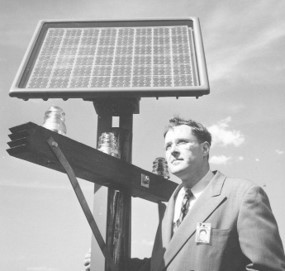
#> input picture splash.png, 285 x 271 px
$ python -i camera_manager.py   (imports and definitions only)
#> lines starting #> are read from the running program, lines starting #| are printed output that depends on the picture; after the words box and inside, x2 and y2 are one past the last pixel; in counts of white or black regions, pixels touching at a corner belong together
#> further down, picture is the input picture: shape (271, 285, 3); min 58, max 255, mean 175.4
import cv2
import time
import threading
from typing import Callable, Optional, Tuple
import numpy as np


class CameraManager:
    """Manages camera operations for the Vision Assistant application."""

    # [162 lines left out: functions __init__, start, stop, toggle_pause, get_current_frame, capture_still and 1 more, not called in this run]


class MotionDetector:
    """Detects motion in camera frames."""

    def __init__(self,
                 sensitivity: float = 0.5,
                 min_area: int = 500,
                 history: int = 3):
        """
        Initialize the motion detector.

        Args:
            sensitivity: Detection sensitivity (0-1)
            min_area: Minimum contour area to consider as motion
            history: Number of previous frames to consider
        """
        self.sensitivity = sensitivity
        self.min_area = min_area
        self.history = history
        self.frames = []
        self.background_subtractor = cv2.createBackgroundSubtractorMOG2(
            history=100, varThreshold=16, detectShadows=False
        )

    def detect(self, frame: np.ndarray) -> Tuple[bool, Optional[np.ndarray]]:
        """
        Detect motion in a frame.

        Args:
            frame: Input frame

        Returns:
            Tuple of (motion_detected, visualization_frame)
        """
        # Apply background subtraction
        fg_mask = self.background_subtractor.apply(frame)
#> fg_mask: shape (271, 285); every value is 255

        # Apply threshold to get binary image
        _, thresh = cv2.threshold(fg_mask, 127, 255, cv2.THRESH_BINARY)

        # Find contours
        contours, _ = cv2.findContours(
            thresh, cv2.RETR_EXTERNAL, cv2.CHAIN_APPROX_SIMPLE
        )
#> contours = [[[0, 0], [0, 270], [284, 270], [284, 0]]]

        # Check for significant motion
        motion_detected = False
        visualization = frame.copy()

        for contour in contours:
            area = cv2.contourArea(contour)
            if area > self.min_area:
                motion_detected = True
                x, y, w, h = cv2.boundingRect(contour)
                cv2.rectangle(visualization, (x, y), (x + w, y + h), (0, 255, 0), 2)
#> this loop made 1 pass
#> (contour, area, motion_detected, x, y, w, h) on pass 1: ([[0, 0], [0, 270], [284, 270], [284, 0]], 76680, True, 0, 0, 285, 271)
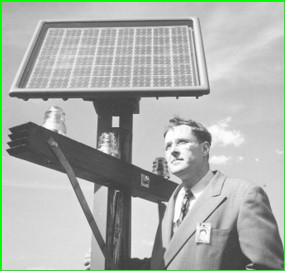
#> visualization: shape (271, 285, 3); 2.15% of pixels changed, all inside (x1, y1, x2, y2) = (0, 0, 285, 271)

        return motion_detected, visualization

    # [10 lines left out: function set_sensitivity, not called in this run]


class QRCodeScanner:
    """Scans for QR codes in camera frames."""

    def __init__(self):
        """Initialize the QR code scanner."""
        self.detector = cv2.QRCodeDetector()

    # [40 lines left out: function scan, not called in this run]

>>> import cv2
>>> picture = cv2.imread('splash.png')
>>> result = MotionDetector().detect(picture)
